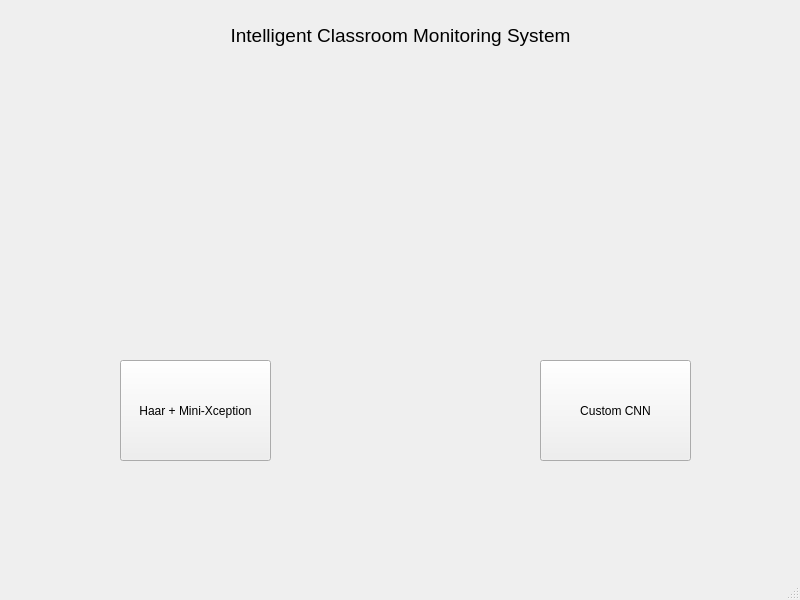
<?xml version="1.0" encoding="UTF-8"?>
<ui version="4.0">
 <class>MainWindow</class>
 <widget class="QMainWindow" name="MainWindow">
  <property name="geometry">
   <rect>
    <x>0</x>
    <y>0</y>
    <width>800</width>
    <height>600</height>
   </rect>
  </property>
  <property name="windowTitle">
   <string>MainWindow</string>
  </property>
  <widget class="QWidget" name="centralwidget">
   <widget class="QLabel" name="label">
    <property name="geometry">
     <rect>
      <x>170</x>
      <y>0</y>
      <width>461</width>
      <height>71</height>
     </rect>
    </property>
    <property name="text">
     <string>&lt;html&gt;&lt;head/&gt;&lt;body&gt;&lt;p align=&quot;center&quot;&gt;&lt;span style=&quot; font-size:14pt;&quot;&gt;Intelligent Classroom Monitoring System&lt;/span&gt;&lt;/p&gt;&lt;/body&gt;&lt;/html&gt;</string>
    </property>
   </widget>
   <widget class="QLabel" name="label_2">
    <property name="geometry">
     <rect>
      <x>290</x>
      <y>60</y>
      <width>371</width>
      <height>221</height>
     </rect>
    </property>
    <property name="text">
     <string/>
    </property>
    <property name="pixmap">
     <pixmap>C:/Users/Sourish/Desktop/images.png</pixmap>
    </property>
   </widget>
   <widget class="QPushButton" name="pushButton">
    <property name="geometry">
     <rect>
      <x>120</x>
      <y>360</y>
      <width>151</width>
      <height>101</height>
     </rect>
    </property>
    <property name="text">
     <string>Haar + Mini-Xception</string>
    </property>
   </widget>
   <widget class="QPushButton" name="pushButton_2">
    <property name="geometry">
     <rect>
      <x>540</x>
      <y>360</y>
      <width>151</width>
      <height>101</height>
     </rect>
    </property>
    <property name="text">
     <string>Custom CNN</string>
    </property>
   </widget>
  </widget>
  <widget class="QMenuBar" name="menubar">
   <property name="geometry">
    <rect>
     <x>0</x>
     <y>0</y>
     <width>800</width>
     <height>26</height>
    </rect>
   </property>
  </widget>
  <widget class="QStatusBar" name="statusbar"/>
 </widget>
 <resources/>
 <connections/>
</ui>
